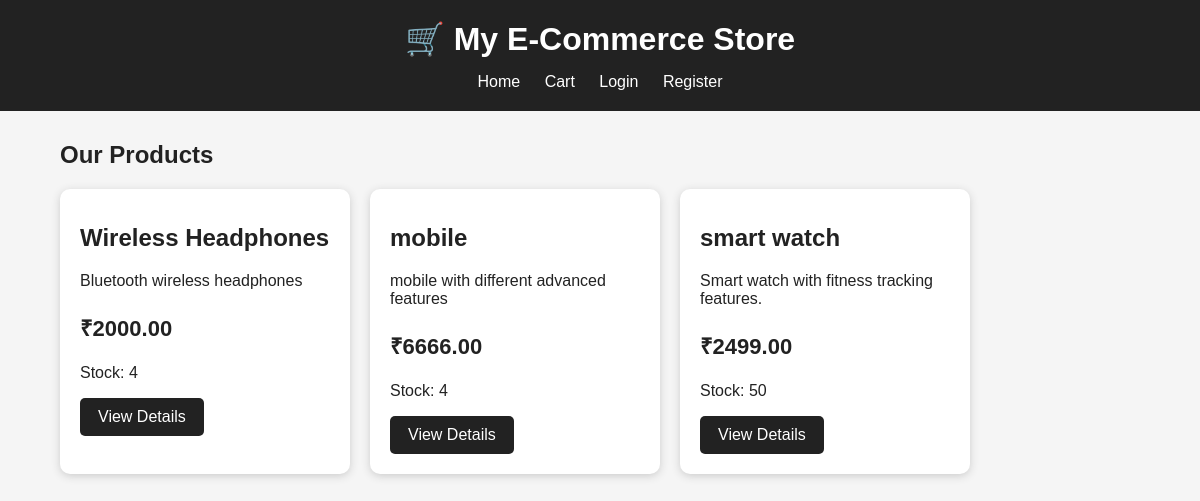
The page / on the database its author committed.
### store/models.py (models this page shows, shortened)
class Product(models.Model):
    name = models.CharField(max_length=200)
    description = models.TextField()
    price = models.DecimalField(
        max_digits=10,
        decimal_places=2
    )
    image = models.URLField(blank=True)
    stock = models.PositiveIntegerField(default=0)
    created_at = models.DateTimeField(auto_now_add=True)

### store/views.py (the view)
# urls.py: 2. Add a URL to urlpatterns:  path('', views.home, name='home')
def home(request):
    products = Product.objects.all()
    return render(
        request,
        'store/home.html',
        {'products': products}
    )

### store/templates/store/home.html (shortened to what this page needs)
{% load static %}
<!DOCTYPE html>
<html>
<head>
    <link rel="stylesheet"
          href="{% static 'store/style.css' %}">
</head>
<body>
<header>
    <h1>🛒 My E-Commerce Store</h1>
    <nav>
        <a href="/">Home</a>
        <a href="{% url 'cart' %}">
            Cart
        </a>
        {% if user.is_authenticated %}
            <span>
                Welcome, {{ user.username }}
            </span>
            <a href="{% url 'orders' %}">
                My Orders
            </a>
            <a href="{% url 'logout' %}">
                Logout
            </a>
        {% else %}
            <a href="{% url 'login' %}">
                Login
            </a>
            <a href="{% url 'register' %}">
                Register
            </a>
        {% endif %}
    </nav>
</header>
<div class="container">
    <h2>Our Products</h2>
    <div class="products">
        {% for product in products %}
        <div class="product-card">
            <h2>
                {{ product.name }}
            </h2>
            <p>
                {{ product.description }}
            </p>
            <p class="price">
                ₹{{ product.price }}
            </p>
            <p>
                Stock: {{ product.stock }}
            </p>
            <a
                href="{% url 'product_detail' product.id %}"
                class="button">
                View Details
            </a>
        </div>
        {% empty %}
            <p>No products available.</p>
        {% endfor %}
    </div>
</div>
</body>
</html>

### store/static/style.css (style rules this page uses)
body { font-family: Arial, sans-serif; margin: 0; background-color: #f5f5f5; color: #222; }
header { background-color: #222; color: white; padding: 20px; text-align: center; }
header h1 { margin: 0 0 15px; }
nav a { color: white; text-decoration: none; margin: 0 10px; }
.container { width: 90%; max-width: 1100px; margin: 30px auto; }
.products { display: flex; flex-wrap: wrap; gap: 20px; }
.product-card { background-color: white; width: 250px; padding: 20px; border-radius: 10px; box-shadow: 0 2px 8px #ccc; }
.product-card h2 { margin-top: 15px; }
.price { font-size: 22px; font-weight: bold; }
.button { display: inline-block; background-color: #222; color: white; padding: 10px 18px; text-decoration: none; border-radius: 5px; }

### rows shown on the page
Product: name "Wireless Headphones", description "Bluetooth wireless headphones", price "2000.00", stock "4"
Product: name "mobile", description "mobile with different advanced features", price "6666.00", stock "4"
Product: name "smart watch", description "Smart watch with fitness tracking features.", price "2499.00", stock "50"
